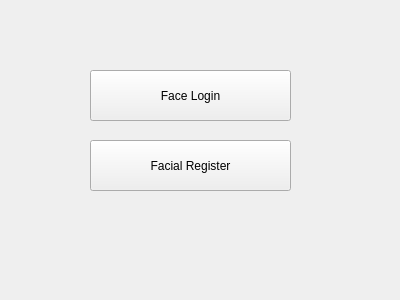
<?xml version="1.0" encoding="UTF-8"?>
<ui version="4.0">
 <class>Frame</class>
 <widget class="QFrame" name="Frame">
  <property name="geometry">
   <rect>
    <x>0</x>
    <y>0</y>
    <width>400</width>
    <height>300</height>
   </rect>
  </property>
  <property name="windowTitle">
   <string>Frame</string>
  </property>
  <widget class="QPushButton" name="pushButton">
   <property name="geometry">
    <rect>
     <x>90</x>
     <y>70</y>
     <width>201</width>
     <height>51</height>
    </rect>
   </property>
   <property name="text">
    <string>Face Login</string>
   </property>
  </widget>
  <widget class="QPushButton" name="pushButton_2">
   <property name="geometry">
    <rect>
     <x>90</x>
     <y>140</y>
     <width>201</width>
     <height>51</height>
    </rect>
   </property>
   <property name="text">
    <string>Facial Register</string>
   </property>
  </widget>
 </widget>
 <resources/>
 <connections/>
</ui>
